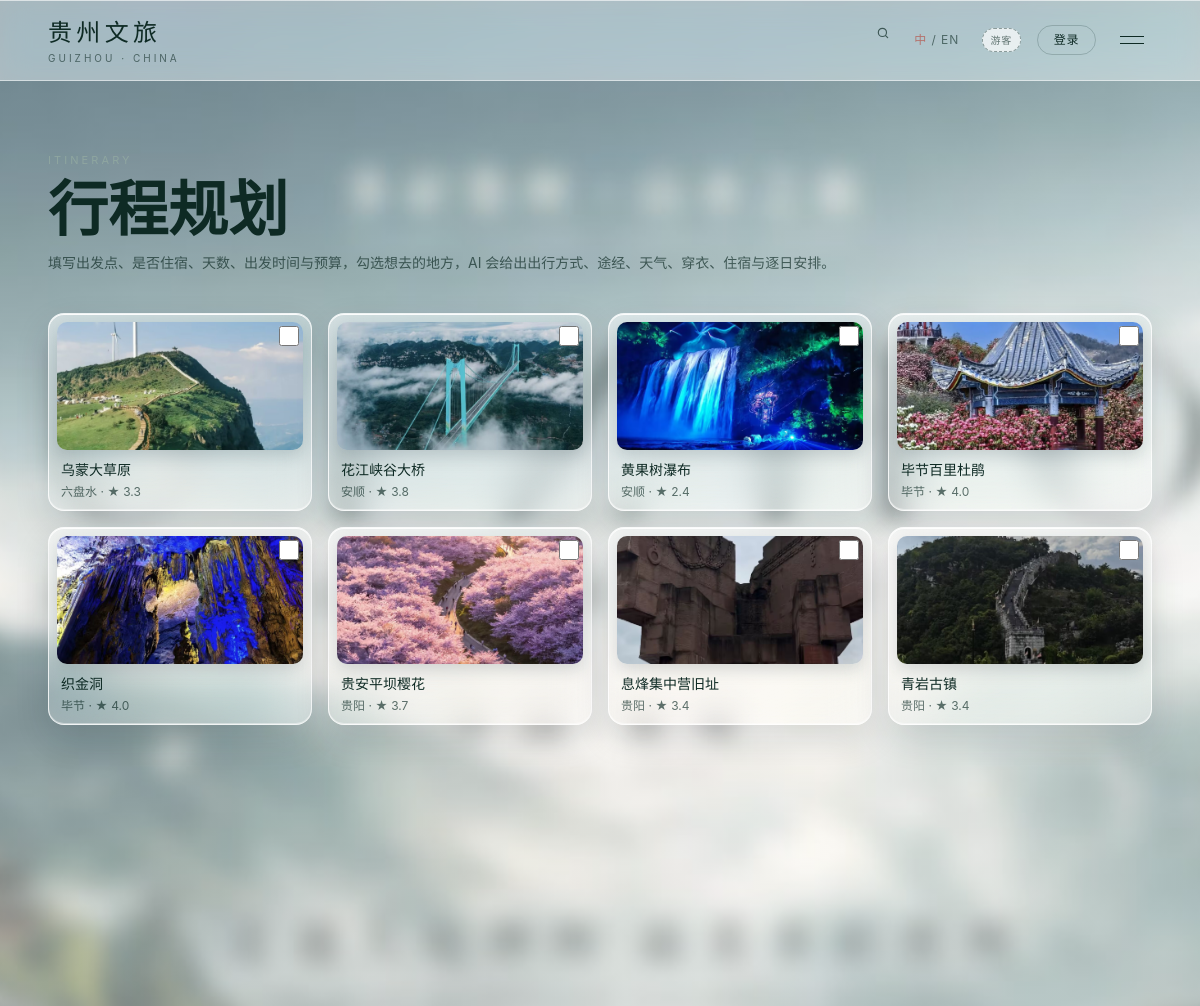
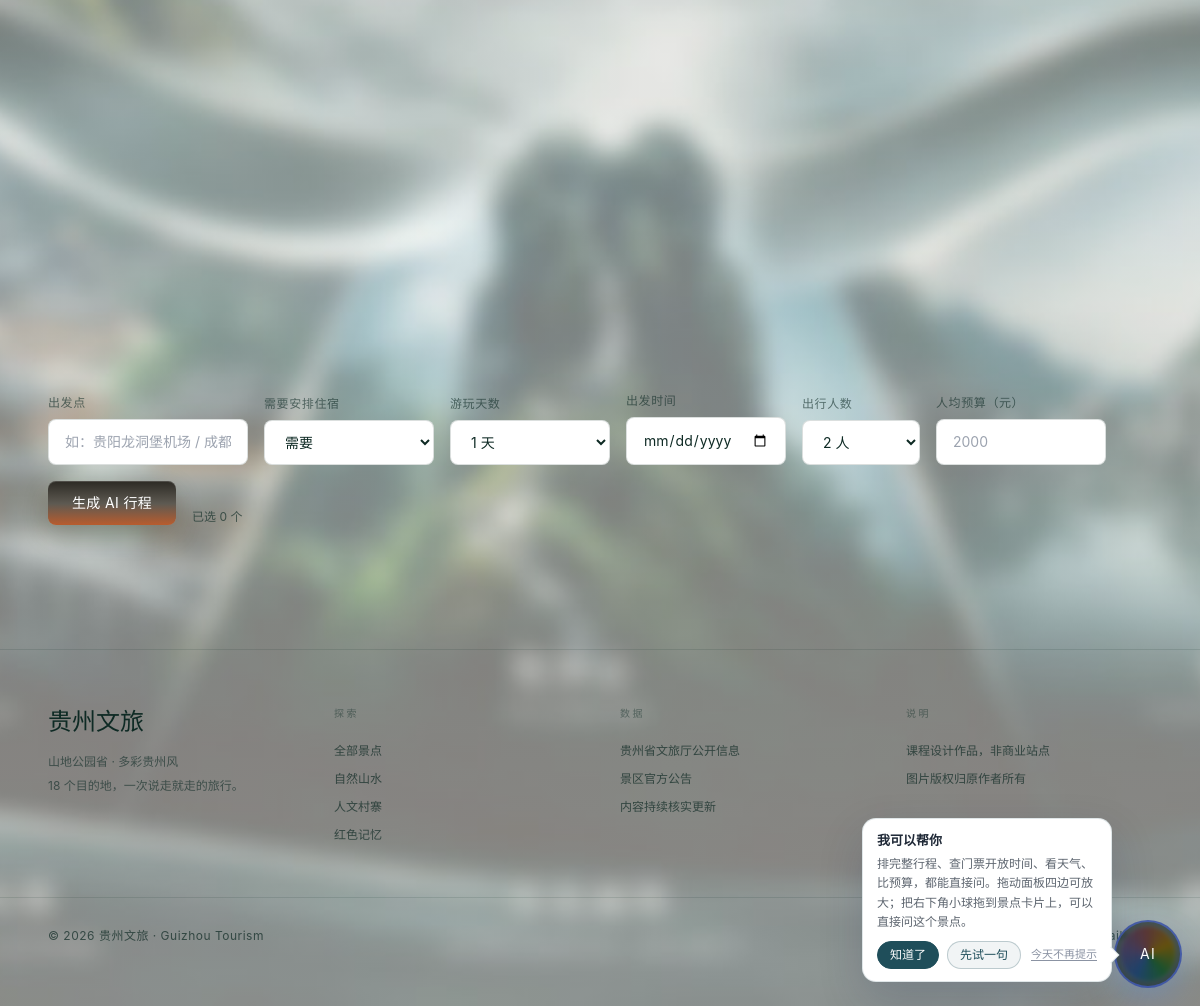
Page /itinerary on the committed database (2 pictures, top to bottom).
### app/models.py (models this page shows, shortened)
class Attraction(db.Model):
    __tablename__ = "attractions"
    id = db.Column(db.Integer, primary_key=True)
    slug = db.Column(db.String(120), unique=True, nullable=False)
    name = db.Column(db.String(100), nullable=False)
    summary = db.Column(db.String(200))
    description = db.Column(db.Text)
    address = db.Column(db.String(255))
    transport = db.Column(db.Text)
    tips = db.Column(db.Text)
    city = db.Column(db.String(50))
    province = db.Column(db.String(50))
    region = db.Column(db.String(50))
    longitude = db.Column(db.Numeric(10, 7))
    latitude = db.Column(db.Numeric(10, 7))
    cover_image = db.Column(db.String(255))
    category = db.Column(db.String(50), nullable=False)
    tags = db.Column(db.JSON)
    rating = db.Column(db.Numeric(2, 1), default=0)
    rating_count = db.Column(db.Integer, default=0)
    price = db.Column(db.Numeric(10, 2), default=0)
    open_time = db.Column(db.String(100))
    ticket_note = db.Column(db.String(255))
    best_months = db.Column(db.String(50))
    seasonal = db.Column(db.Boolean, default=False, nullable=False)
    visit_duration = db.Column(db.Integer)
    poetic_description = db.Column(db.Text)
    weather_code = db.Column(db.String(20))
    sources = db.Column(db.JSON)
    verified_at = db.Column(db.Date)
    status = db.Column(db.Enum("draft", "published", name="attr_status"), nullable=False, default="published")
    created_at = db.Column(db.DateTime, default=datetime.utcnow)
    updated_at = db.Column(db.DateTime, default=datetime.utcnow, onupdate=datetime.utcnow)
    images = db.relationship(
        "AttractionImage",
        backref="attraction",
        lazy="selectin",
        order_by="AttractionImage.sort_order",
        cascade="all, delete-orphan",
    )
    translations = db.relationship(
        "AttractionTranslation",
        backref="attraction",
        lazy="selectin",
        cascade="all, delete-orphan",
    )
    @property
    def card_image(self):
        if self.images:
            return self.images[0].image_url
        return self.cover_image or "/static/images/placeholder.svg"
    @property
    def rating_label(self):
        return f"{float(self.rating or 0):.1f}"

class AttractionImage(db.Model):
    __tablename__ = "attraction_images"
    id = db.Column(db.Integer, primary_key=True)
    attraction_id = db.Column(db.Integer, db.ForeignKey("attractions.id", ondelete="CASCADE"), nullable=False)
    image_url = db.Column(db.String(255), nullable=False)
    caption = db.Column(db.String(120))
    sort_order = db.Column(db.Integer, default=0)
    width = db.Column(db.Integer)
    height = db.Column(db.Integer)

### app/blueprints/user.py (the view)
@bp.get("/itinerary")
def itinerary():
    attractions = Attraction.query.filter_by(status="published").order_by(Attraction.city, Attraction.rating.desc()).all()
    return render_template("pages/itinerary.html", attractions=attractions)

### app/i18n.py (called while the page is built)
def current_lang():
    if has_request_context():
        lang = session.get("lang", "zh")
        return lang if lang in SUPPORTED else "zh"
    return "zh"

def t(text, **kwargs):
    value = EN.get(text, text) if current_lang() == "en" else text
    if kwargs:
        try:
            return value.format(**kwargs)
        except (KeyError, IndexError):
            return value
    return value

def lang_url(lang):
    args = request.args.to_dict(flat=True)
    args["lang"] = lang
    return request.path + "?" + urlencode(args)

def attr_field(attraction, field):
    if current_lang() == "en":
        translation = next((item for item in getattr(attraction, "translations", []) if item.lang == "en"), None)
        if translation is not None:
            value = getattr(translation, "poetic" if field == "poetic_description" else field, None)
            if value:
                return value
    return getattr(attraction, field, "") or ""

def city_label(city):
    return t(city) if city else ""

### app/templates/pages/itinerary.html (shortened to what this page needs)
﻿{% extends "base.html" %}
{% block body_page %}itinerary{% endblock %}
{% block content %}
<section class="page-head">
  <div class="container">
    <p class="eyebrow">ITINERARY</p>
    <h1 class="page-title">{{ t('行程规划') }}</h1>
    <p class="page-sub">{{ t('填写出发点、是否住宿、天数、出发时间与预算，勾选想去的地方，AI 会给出出行方式、途经、天气、穿衣、住宿与逐日安排。') }}</p>
  </div>
</section>
<section class="section pt-0">
  <div class="container itin" data-itinerary data-logged-in="{{ '1' if current_user.is_authenticated else '0' }}">
    <div class="itin-picker">
      {% for a in attractions %}
      <label class="itin-card">
        <input type="checkbox" class="itin-check" value="{{ a.id }}">
        <img src="{{ a.card_image }}" alt="{{ attr_field(a, 'name') }}" loading="lazy">
        <span class="itin-card-body">
          <span class="itin-card-name">{{ attr_field(a, 'name') }}</span>
          <span class="itin-card-meta">{{ city_label(a.city) }} · ★ {{ a.rating_label }}</span>
        </span>
      </label>
      {% else %}
      <p class="pane-empty">{{ t('暂无可选景点') }}</p>
      {% endfor %}
    </div>
    <div class="itin-controls">
      <label class="field itin-origin">
        <span>{{ t('出发点') }}</span>
        <input class="input" type="text" maxlength="40" placeholder="{{ t('如：贵阳龙洞堡机场 / 成都东站') }}" data-origin>
      </label>
      <label class="field itin-stay">
        <span>{{ t('需要安排住宿') }}</span>
        <select class="input" data-stay>
          <option value="1">{{ t('需要') }}</option>
        </select>
      </label>
      <label class="field itin-days">
        <span>{{ t('游玩天数') }}</span>
        <select class="input" data-days>
          {% for d in range(1, 6) %}<option value="{{ d }}">{% if current_lang() == 'en' %}{{ d }} {{ 'day' if d == 1 else 'days' }}{% else %}{{ d }} {{ t('天') }}{% endif %}</option>{% endfor %}
        </select>
      </label>
      <label class="field itin-date">
        <span>{{ t('出发时间') }}</span>
        <input class="input" type="date" data-start-date>
      </label>
      <label class="field itin-people">
        <span>{{ t('出行人数') }}</span>
        <select class="input" data-people>
          {% for n in range(1, 7) %}<option value="{{ n }}"{% if n == 2 %} selected{% endif %}>{% if current_lang() == 'en' %}{{ n }} {{ 'person' if n == 1 else 'people' }}{% else %}{{ n }} {{ t('人') }}{% endif %}</option>{% endfor %}
        </select>
      </label>
      <label class="field itin-budget">
        <span>{{ t('人均预算（元）') }}</span>
        <input class="input" type="number" min="0" max="200000" step="100" placeholder="2000" data-budget>
      </label>
      <button class="btn btn-primary" type="button" data-generate>{{ t('生成 AI 行程') }}</button>
      <span class="itin-selected" data-selected-count>{{ t('已选 0 个') }}</span>
    </div>
  </div>
</section>
{% endblock %}

### app/templates/base.html (shortened to what this page needs)
<!DOCTYPE html>
<html lang="{{ 'en' if current_lang() == 'en' else 'zh-CN' }}">
<head>
  <link rel="stylesheet" href="{{ url_for('static', filename='css/app.css') }}">
  <link rel="stylesheet" href="{{ url_for('static', filename='css/ai-shortcuts.css') }}">
</head>
<body class="bg-paper text-ink antialiased {% block body_class %}{% endblock %}" data-page="{% block body_page %}{% endblock %}" data-lang="{{ 'en' if current_lang() == 'en' else 'zh' }}">
  {% include 'components/nav.html' %}
  <main>{% block content %}{% endblock %}</main>
  {% include 'components/footer.html' %}
  {% include 'components/ai_ball.html' %}
</body>
</html>

### app/templates/components/nav.html (shortened to what this page needs)
<header id="site-nav" class="site-nav" data-nav>
  <div class="container nav-inner">
    <a href="{{ url_for('public.home') }}" class="brand" aria-label="{{ t('贵州文旅') }} {{ t('首页') }}">
      <span class="brand-cn">{{ t('贵州文旅') }}</span>
      <span class="brand-en">GUIZHOU · CHINA</span>
    </a>
    <div class="nav-actions">
      <form class="nav-search" role="search" action="{{ url_for('public.attractions') }}" method="get">
        <label class="nav-search-icon" for="nav-search-input" title="{{ t('站内搜索') }}"><svg width="14" height="14" viewBox="0 0 24 24" fill="none" stroke="currentColor" stroke-width="2" stroke-linecap="round" aria-hidden="true"><circle cx="11" cy="11" r="7"></circle><path d="M20 20l-3.6-3.6"></path></svg></label>
      </form>
      <div class="lang-btn" role="group" aria-label="Language">
        <a href="{{ lang_url('zh') }}" class="{{ 'is-active' if current_lang() == 'zh' }}">中</a>
        <span>/</span>
        <a href="{{ lang_url('en') }}" class="{{ 'is-active' if current_lang() == 'en' }}">EN</a>
      </div>
      {% if current_user.is_authenticated %}
        <a class="nav-user" href="{{ url_for('user.profile') }}">{% if current_user.avatar_url %}<img class="nav-avatar" src="{{ current_user.avatar_url }}" alt="{{ current_user.display_name }}">{% else %}<span class="nav-avatar nav-avatar-initial">{{ current_user.display_name[:1] }}</span>{% endif %}<span class="nav-user-name">{{ current_user.display_name }}</span>{% if current_user.is_admin %}<span class="nav-role-badge is-admin">{{ t('管理员') }}</span>{% else %}<span class="nav-role-badge is-user">{{ t('普通用户') }}</span>{% endif %}</a>
        <a class="nav-text-btn" href="/admin">{{ t('后台') }}</a>
        <form method="post" action="{{ url_for('auth.logout') }}" class="inline-form">
          <input type="hidden" name="csrf_token" value="{{ csrf_token() }}">
          <button class="nav-text-btn" type="submit">{{ t('退出') }}</button>
        </form>
      {% else %}
        <span class="nav-role-badge is-guest">{{ t('游客') }}</span>
        <a class="nav-login" href="{{ url_for('auth.login') }}">{{ t('登录') }}</a>
      {% endif %}
      <button class="nav-burger" type="button" aria-label="{{ t('打开菜单') }}" aria-expanded="false" data-burger>
        <span></span><span></span>
      </button>
    </div>
  </div>
</header>

### app/templates/components/footer.html
<footer class="site-footer">
  <div class="container footer-grid">
    <div class="footer-brand">
      <p class="footer-logo">{{ t('贵州文旅') }}</p>
      <p class="footer-desc">{{ t('山地公园省 · 多彩贵州风') }}<br>{{ t('18 个目的地，一次说走就走的旅行。') }}</p>
    </div>
    <div>
      <p class="footer-title">{{ t('探索') }}</p>
      <a href="{{ url_for('public.attractions') }}">{{ t('全部景点') }}</a>
      <a href="{{ url_for('public.attractions', category='自然') }}">{{ t('自然山水') }}</a>
      <a href="{{ url_for('public.attractions', category='人文') }}">{{ t('人文村寨') }}</a>
      <a href="{{ url_for('public.attractions', category='红色') }}">{{ t('红色记忆') }}</a>
    </div>
    <div>
      <p class="footer-title">{{ t('数据') }}</p>
      <span>{{ t('贵州省文旅厅公开信息') }}</span>
      <span>{{ t('景区官方公告') }}</span>
      <span>{{ t('内容持续核实更新') }}</span>
    </div>
    <div>
      <p class="footer-title">{{ t('说明') }}</p>
      <span>{{ t('课程设计作品，非商业站点') }}</span>
      <span>{{ t('图片版权归原作者所有') }}</span>
    </div>
  </div>
  <div class="container footer-bottom">
    <span>© {{ current_year }} {{ t('贵州文旅') }} · Guizhou Tourism</span>
    <span>Flask · MySQL · Tailwind</span>
  </div>
</footer>

### app/templates/components/ai_ball.html (shortened to what this page needs)
<div class="ai-widget" data-ai-widget>
  <button class="ai-btn" type="button" data-ai-open aria-label="{{ t('打开 AI 旅行助手') }}">
    <span class="ai-label">AI</span>
  </button>
  <div class="ai-guide" data-ai-guide hidden>
    <p class="ai-guide-title">{{ t('我可以帮你') }}</p>
    <p class="ai-guide-text">{{ t('排完整行程、查门票开放时间、看天气、比预算，都能直接问。拖动面板四边可放大；把右下角小球拖到景点卡片上，可以直接问这个景点。') }}</p>
    <div class="ai-guide-actions">
      <button class="ai-guide-ok" type="button" data-ai-guide-ok>{{ t('知道了') }}</button>
      <button class="ai-guide-later" type="button" data-ai-guide-try>{{ t('先试一句') }}</button>
      <button class="ai-guide-snooze" type="button" data-ai-guide-snooze title="{{ t('今天不再提示') }}">{{ t('今天不再提示') }}</button>
    </div>
  </div>
</div>

### app/static/css/ai-shortcuts.css (style rules this page uses)
.ai-guide-actions { flex-wrap: wrap; align-items: center; row-gap: 6px; }
.ai-guide-snooze { margin-left: auto; padding: 0; border: 0; background: none; color: #8b93a3; font-size: 11px; line-height: 1.6; white-space: nowrap; cursor: pointer; text-decoration: underline; text-underline-offset: 2px; }
.ai-widget .ai-btn { cursor: grab; touch-action: none; }

### rows in the picture
Attraction: card_image (picture), name "乌蒙大草原", city "六盘水", rating_label "3.3"
Attraction: card_image (picture), name "花江峡谷大桥", city "安顺", rating_label "3.8"
Attraction: card_image (picture), name "黄果树瀑布", city "安顺", rating_label "2.4"
Attraction: card_image (picture), name "毕节百里杜鹃", city "毕节", rating_label "4.0"
Attraction: card_image (picture), name "织金洞", city "毕节", rating_label "4.0"
Attraction: card_image (picture), name "贵安平坝樱花", city "贵阳", rating_label "3.7"
Attraction: card_image (picture), name "息烽集中营旧址", city "贵阳", rating_label "3.4"
Attraction: card_image (picture), name "青岩古镇", city "贵阳", rating_label "3.4"

### other values in the picture
{{ t('贵州文旅') }} "贵州文旅"
{{ t('游客') }} "游客"
{{ t('登录') }} "登录"
{{ t('行程规划') }} "行程规划"
{{ t('填写出发点、是否住宿、天数、出发时间与预算，勾选想去的地方，AI 会给出出行方式、途经、天气、穿衣、住宿与逐日安排。') }} "填写出发点、是否住宿、天数、出发时间与预算，勾选想去的地方，AI 会给出出行方式、途经、天气、穿衣、住宿与逐日安排。"
{{ t('出发点') }} "出发点"
{{ t('需要安排住宿') }} "需要安排住宿"
{{ t('游玩天数') }} "游玩天数"
{{ t('出发时间') }} "出发时间"
{{ t('出行人数') }} "出行人数"
{{ t('人均预算（元）') }} "人均预算（元）"
{{ t('生成 AI 行程') }} "生成 AI 行程"
{{ t('山地公园省 · 多彩贵州风') }} "山地公园省 · 多彩贵州风"
{{ t('18 个目的地，一次说走就走的旅行。') }} "18 个目的地，一次说走就走的旅行。"
{{ t('探索') }} "探索"
